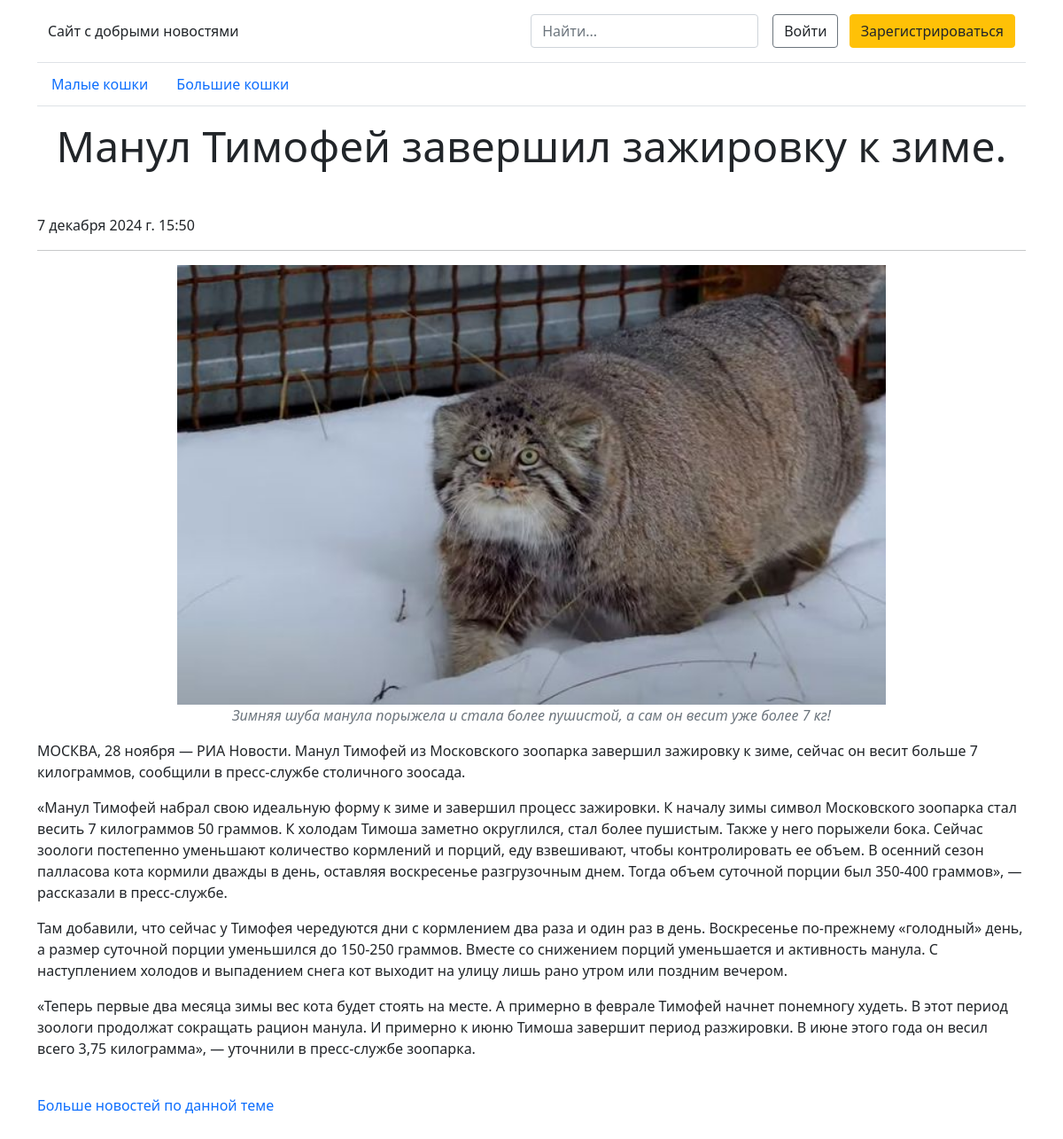
/news/1, run on an earlier commit of the app's database.
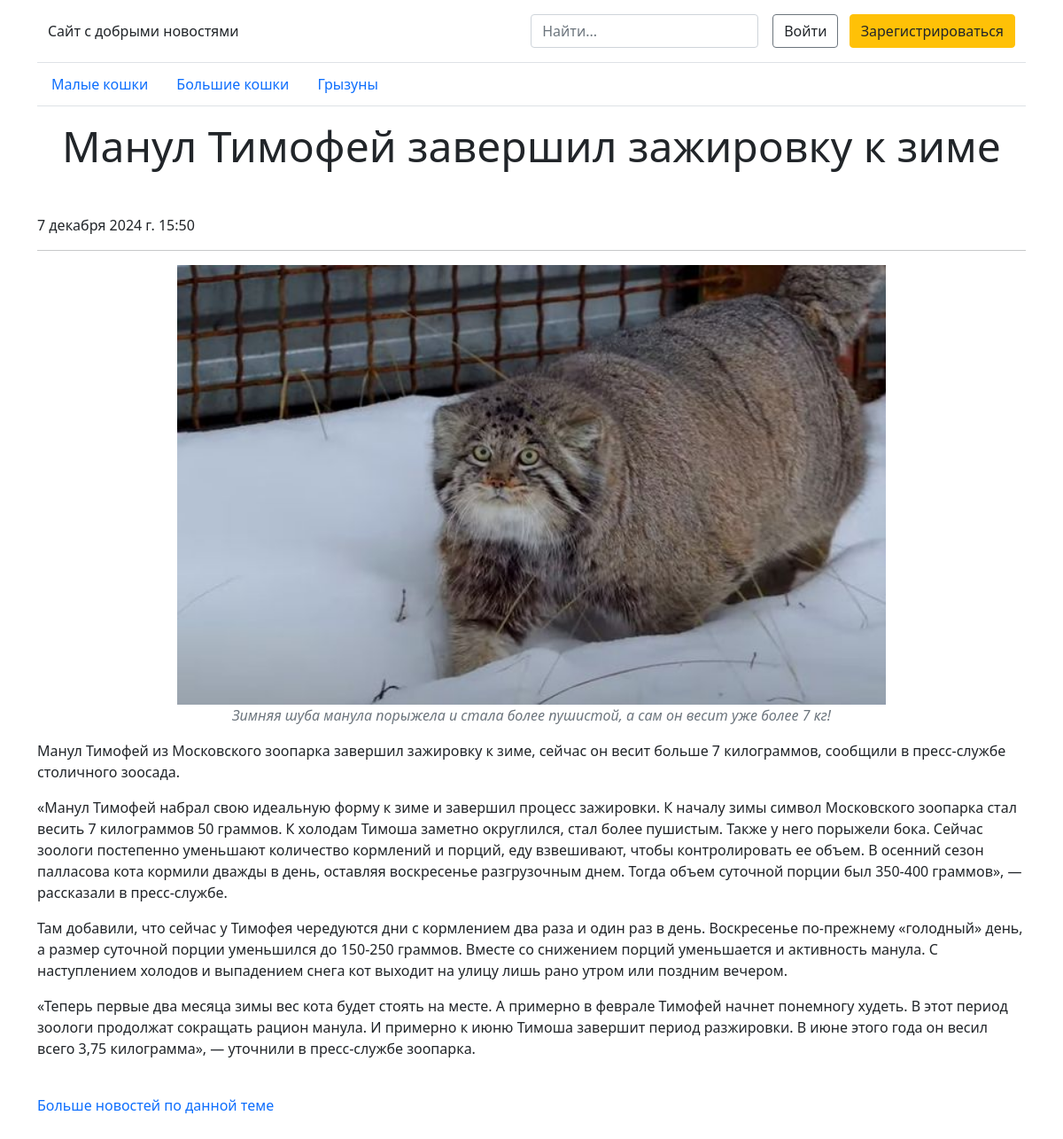
And on a later commit of the database.
### index/models.py (models this page shows, shortened)
class NewsCategory(models.Model):
    category_name = models.CharField(max_length=64)
    category_created = models.DateTimeField(auto_now_add=True)

class News(models.Model):
    news_header = models.CharField(max_length=256)
    news_text = models.TextField()
    news_image = models.ImageField(upload_to='media')
    news_mini_image = models.ImageField(upload_to='media')
    news_image_subtext = models.CharField(max_length=512)
    news_category = models.ForeignKey(NewsCategory, on_delete=models.CASCADE)
    added_date = models.DateTimeField(auto_now_add=True)
    def __str__(self):
        return str(self.news_header)

### index/views.py (the view)
# urls.py: path('news/<int:pk>', views.news_page),
def news_page(request, pk):
    news = News.objects.get(id=pk)
    categories = NewsCategory.objects.all()
    favs = Favorites.objects.filter(user_id=request.user.id)
    favs_ids = [i.favorite_news.id for i in favs]
    context = {'news': news, 'categories': categories, 'favs_ids': favs_ids}
    return render(request, 'news_page.html', context)

### index/templates/news_page.html (shortened to what this page needs)
<!DOCTYPE html>
<html lang="ru">
<head>
    <link href="https://cdn.jsdelivr.net/npm/bootstrap@5.0.2/dist/css/bootstrap.min.css" rel="stylesheet">
</head>
<main>
<div class="container">
  <header class="border-bottom lh-1 py-3">
    <div class="container">
      <div class="d-flex flex-wrap align-items-center justify-content-center justify-content-lg-start">
        <a href="/" class="d-flex align-items-center mb-2 mb-lg-0 text-dark text-decoration-none">
            Сайт с добрыми новостями
        </a>
        <form class="col-12 col-lg-auto mb-3 mb-lg-0 me-lg-3" action="/search" method="post">
          <input name="search" type="search" class="form-control form-control-dark" placeholder="Найти..." aria-label="Найти">
        </form>
        {% if user.is_authenticated %}
          <div class="text-end">
            <button type="button" class="btn btn-primary me-2"><a href="/favorite" class="text-white text-decoration-none">Избранное</a></button>
            <button type="button" class="btn btn-primary"><a href="/logout" class="text-white text-decoration-none">Выйти</a></button>
          </div>
          {% else %}
        <div class="text-end">
          <button type="button" class="btn btn-outline-secondary me-2"><a href="/accounts/login" class="text-dark text-decoration-none">Войти</a></button>
          <button type="button" class="btn btn-warning"><a href="/register" class="text-dark text-decoration-none">Зарегистрироваться</a></button>
        </div>
          {% endif %}
      </div>
    </div>
</header>
  <div class="nav-scroller py-1 mb-3 border-bottom">
    <nav class="nav nav-underline justify-content-left">
        {% for c in categories %}
      <a class="nav-item nav-link link-body-emphasis active" href="/section/{{ c.id }}">{{ c.category_name }}</a>
        {% endfor %}
    </nav>
  </div>
</div>
<main class="container">
      <article class="blog-post">
        <h2 class="display-5 link-body-emphasis mb-5 text-center"><strong>{{ news.news_header }}</strong></h2>
          <p class="blog-post-meta ">{{ news.added_date }}</p>
        <hr>
          <div class="container text-center">
            <img src="{{ news.news_image.url }}" alt="{{ news.news_header }}" width="800">
            <p class="text-secondary"><em>{{ news.news_image_subtext }}</em></p>
          </div>
        <div>
            {{ news.news_text|linebreaks }}
         </div>
          <br>
          <a href="/section/{{ news.news_category.id }}" class="section_link text-decoration-none">Больше новостей по данной теме</a>
          <br><br><br>
          </article>
  </main>
</main>

What changed in the data, as far as the page shows it:
added NewsCategory: category_name "Грызуны"
changed News: news_header "Манул Тимофей завершил зажировку к зиме." → "Манул Тимофей завершил зажировку к зиме"; news_text "МОСКВА, 28 ноября — РИА Новости. Манул Тимофей из Московского…" → "Манул Тимофей из Московского…"
